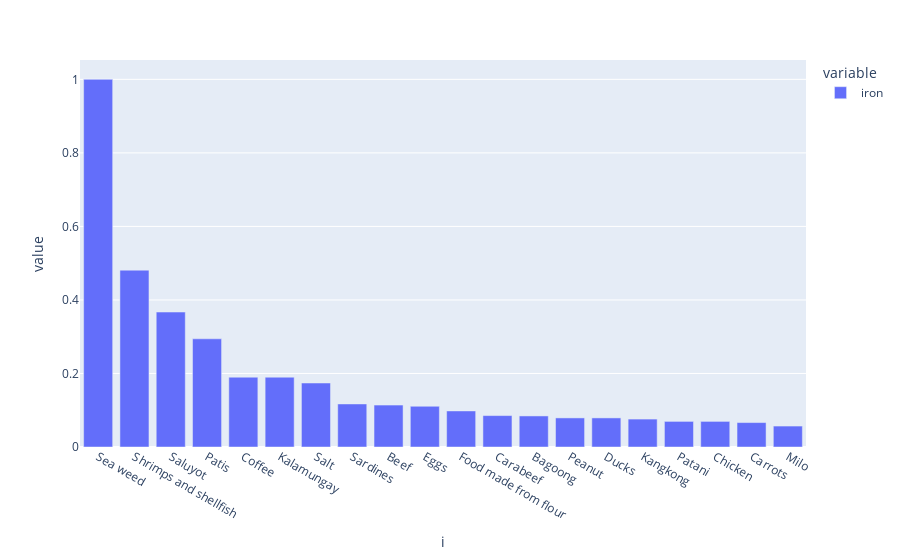

The code cell stored with this chart in its notebook:
### Code cell
# Discover the top 20 foods with the highest iron
iron = fct['iron'].sort_values(ascending=False).head(20)
px.bar(iron/iron[0])

### Figure 1 — Plotly figure (JSON) as saved in the notebook; plotly's stock layout.template omitted (floating-point values rounded to 4 significant figures)
{"data": [{"alignmentgroup": "True", "hovertemplate": "variable=iron<br>i=%{x}<br>value=%{y}<extra></extra>", "legendgroup": "iron", "marker": {"color": "#636efa", "pattern": {"shape": ""}}, "name": "iron", "offsetgroup": "iron", "orientation": "v", "showlegend": true, "textposition": "auto", "type": "bar", "x": ["Sea weed", "Shrimps and shellfish", "Saluyot", "Patis", "Coffee", "Kalamungay", "Salt", "Sardines", "Beef", "Eggs", "Food made from flour", "Carabeef", "Bagoong", "Peanut", "Ducks", "Kangkong ", "Patani", "Chicken", "Carrots", "Milo"], "xaxis": "x", "y": [1, 0.481, 0.3671, 0.2943, 0.1899, 0.1899, 0.1741, 0.1171, 0.1139, 0.1108, 0.0981, 0.08544, 0.08449, 0.07911, 0.07911, 0.07595, 0.06962, 0.06962, 0.06646, 0.05696], "yaxis": "y"}], "layout": {"barmode": "relative", "legend": {"title": {"text": "variable"}, "tracegroupgap": 0}, "margin": {"t": 60}, "xaxis": {"anchor": "y", "domain": [0, 1], "title": {"text": "i"}}, "yaxis": {"anchor": "x", "domain": [0, 1], "title": {"text": "value"}}}}
